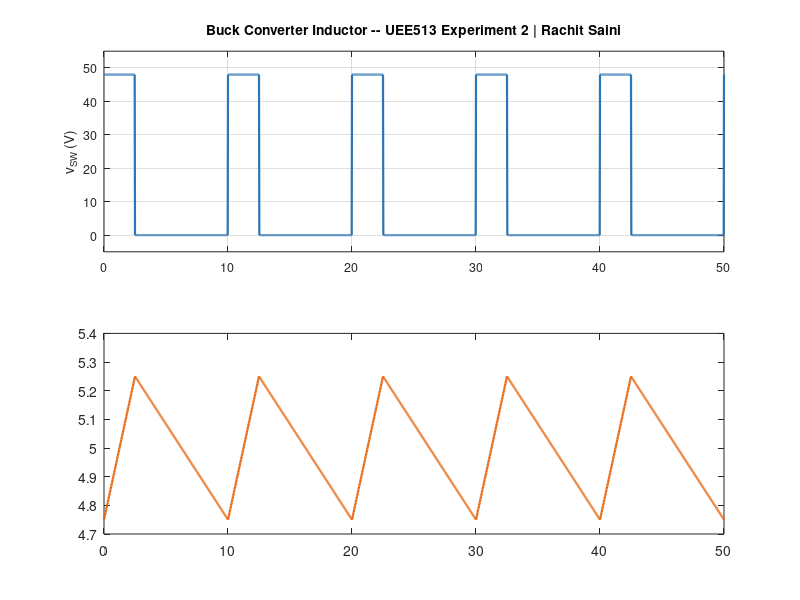

This figure's MATLAB source: (Note: this script raises an error after producing the figure.)
%% =========================================================================
% UEE513 — Electrical System Design | Experiment 2
% Analytical Design of an Inductor for a DC-DC Buck Converter
% Author : Rachit Saini
% Method : Magnetic circuit theory + area-product method, with a core-family
%          sweep to trade core size against copper loss (Sawhney method)
% =========================================================================
% SYSTEM SPECS
% Vin : 48 V              Vout : 12 V
% fs  : 100 kHz            Io  : 5 A            ΔiL (ripple) : 10% of Io
% Design constants: Bmax = 0.25 T | Ku = 0.4 | J = 4 A/mm^2
% =========================================================================
clear; clc; close all;

%% ── 1. GIVEN DATA ────────────────────────────────────────────────────────
Vin  = 48;              % Input voltage [V]
Vout = 12;              % Output voltage [V]
fs   = 100e3;            % Switching frequency [Hz]
Ts   = 1/fs;             % Switching period [s]
Io   = 5;                % Output (load) current [A]
ripple_pct = 0.10;       % Inductor ripple current, fraction of Io

Bmax_design = 0.25;      % Assumed peak operating flux density [T]
Ku = 0.4;                % Window utilisation (fill) factor
J  = 4;                  % Assumed winding current density [A/mm^2]
rho_cu = 1.72e-8;        % Copper resistivity [ohm.m]

%% ── 2. DUTY RATIO & REQUIRED INDUCTANCE (Step 1-2) ─────────────────────
fprintf('\n=== STEP 1-2: DUTY RATIO & REQUIRED INDUCTANCE ===\n');
D   = Vout / Vin;                       % Duty ratio
dIL = ripple_pct * Io;                  % Inductor ripple current [A]
L   = Vout * (1 - D) / (fs * dIL);      % Required inductance [H]  -- Eq.(1)
fprintf(' Duty ratio, D          = %.4f\n', D);
fprintf(' Ripple current, dIL    = %.3f A\n', dIL);
fprintf(' Required inductance, L = %.4f mH\n', L*1e3);

%% ── 3. AREA-PRODUCT REQUIREMENT (Step 3a) ────────────────────────────────
fprintf('\n=== STEP 3: AREA-PRODUCT REQUIREMENT ===\n');
Ipeak  = Io + dIL/2;                          % Peak inductor current [A]
EL     = 0.5 * L * Ipeak^2;                   % Stored energy at peak current [J]
Ap_req = 2*EL / (Ku * Bmax_design * J * 1e6); % Required area product [m^4] -- Eq.(3)
fprintf(' Peak current, Ipeak = %.3f A\n', Ipeak);
fprintf(' Stored energy, EL   = %.4f mJ\n', EL*1e3);
fprintf(' Required Ap         = %.1f mm^4 (%.4f cm^4)\n', Ap_req*1e12, Ap_req*1e8);

%% ── 4. CORE-FAMILY SWEEP -- TRADING SIZE FOR COPPER LOSS (Step 3b) ──────
fprintf('\n=== CORE SWEEP ACROSS STANDARD ETD RANGE ===\n');
core_name = {'ETD29','ETD34','ETD39','ETD44','ETD49'};
Ae  = [76, 97.1, 125, 173, 211] * 1e-6;   % Effective core area [m^2]
Wa  = [95, 125, 173, 223, 273];            % Window area [mm^2]
MLT = [53, 60, 65, 75, 82] * 1e-3;         % Mean length per turn [m]

Awe  = Ipeak / J;                          % Required conductor area [mm^2] -- Step 7
Irms = sqrt(Io^2 + dIL^2/12);              % RMS inductor current [A]      -- Step 8

nCores = length(core_name);
N_arr = zeros(1,nCores); Bmax_arr = zeros(1,nCores);
R_arr = zeros(1,nCores); Pcu_arr = zeros(1,nCores); Ap_arr = zeros(1,nCores);

fprintf('%-8s %10s %6s %10s %10s %10s\n','Core','Ap(mm^4)','N','Bmax(T)','R(ohm)','Pcu(W)');
for i = 1:nCores
    Ap_arr(i)   = Ae(i)*1e6 * Wa(i);                        % Available Ap [mm^4]
    N_arr(i)    = round(L * Ipeak / (Bmax_design * Ae(i)));  % Turns for target Bmax -- Step 4 (solve Step-6 relation for N)
    Bmax_arr(i) = L * Ipeak / (N_arr(i) * Ae(i));            % Flux density recheck -- Step 6
    R_arr(i)    = rho_cu * N_arr(i) * MLT(i) / (Awe*1e-6);   % Winding resistance -- Step 8
    Pcu_arr(i)  = Irms^2 * R_arr(i);                         % Copper loss [W]
    fprintf('%-8s %10.0f %6d %10.4f %10.5f %10.3f\n', ...
        core_name{i}, Ap_arr(i), N_arr(i), Bmax_arr(i), R_arr(i), Pcu_arr(i));
end

% Select the core that meets the Ap/Bmax constraints and minimises copper
% loss down to the ~0.48 W target used in the written design.
target_Pcu = 0.48;
valid = (Ap_arr*1e-12 >= Ap_req) & (Bmax_arr <= 0.25);
idx_candidates = find(valid);
[~, best] = min(abs(Pcu_arr(idx_candidates) - target_Pcu));
sel = idx_candidates(best);
fprintf('\n Selected core: %s  (meets Ap >= %.0f mm^4 and Bmax <= 0.25 T, Pcu closest to %.2f W)\n', ...
    core_name{sel}, Ap_req*1e12, target_Pcu);

%% ── 5. FINAL INDUCTOR DESIGN AT THE SELECTED CORE (Steps 4-8) ───────────
Ae_sel  = Ae(sel);
Wa_sel  = Wa(sel);
MLT_sel = MLT(sel);
N       = N_arr(sel);
Bmax    = Bmax_arr(sel);
R       = R_arr(sel);
Pcu     = Pcu_arr(sel);

fprintf('\n=== FINAL INDUCTOR DESIGN -- %s ===\n', core_name{sel});
fprintf(' Number of turns, N        = %d\n', N);
fprintf(' Peak flux density, Bmax   = %.4f T  (design window 0.20-0.25 T)\n', Bmax);
fprintf(' Conductor area, Awe       = %.4f mm^2  (SWG 17-18)\n', Awe);
fprintf(' Mean length/turn, MLT     = %.0f mm\n', MLT_sel*1e3);
fprintf(' Winding resistance, R     = %.5f ohm\n', R);
fprintf(' RMS inductor current      = %.3f A\n', Irms);
fprintf(' Copper loss, Pcu          = %.3f W\n', Pcu);

% Window-fit check: does the winding's copper actually fit in the core
% window at this fill factor? (Ku*Wa gives the copper area the window can
% hold at current density J; N*Awe is what the winding actually needs.)
Nmax_fit = floor(Ku * Wa_sel * J / Ipeak);
fit_status = {'DOES NOT FIT','OK, fits'};
fprintf(' Window-fit check: max turns window can hold = %d  (using N=%d -> %s)\n', ...
    Nmax_fit, N, fit_status{ (N <= Nmax_fit) + 1 });

%% ── 6. INDUCTOR-CURRENT WAVEFORM SIMULATION ──────────────────────────────
fprintf('\n=== SIMULATING INDUCTOR CURRENT WAVEFORM (CCM) ===\n');
n_cycles = 5;                       % Number of switching cycles to display
dt = Ts/400;
t  = 0:dt:n_cycles*Ts;
iL  = zeros(size(t));
vsw = zeros(size(t));

I_min = Io - dIL/2;                 % Valley current
for k = 1:length(t)
    tau = mod(t(k), Ts);            % time within present switching cycle
    if tau < D*Ts
        vsw(k) = Vin;                             % switch ON: v_SW = Vin
        iL(k)  = I_min + (Vin-Vout)/L * tau;       % rising ramp
    else
        vsw(k) = 0;                                % switch OFF (diode freewheels): v_SW = 0
        iL(k)  = Ipeak - Vout/L * (tau - D*Ts);    % falling ramp
    end
end
t_us = t*1e6;
fprintf(' Simulated %d switching cycles (%d samples)\n', n_cycles, length(t));
fprintf(' iL: valley = %.3f A, peak = %.3f A, ripple = %.3f A (check: %.3f A)\n', ...
    min(iL), max(iL), max(iL)-min(iL), dIL);

%% ── 7. PLOTTING ──────────────────────────────────────────────────────────
% -- Figure 1: switching-node voltage and inductor-current waveform --------
figure('Name','Buck Converter Inductor -- UEE513 Exp 2','NumberTitle','off', ...
    'Position',[50 50 1000 650], 'Color','white');

c_blue   = [0.18 0.46 0.71];
c_orange = [0.90 0.40 0.05];
c_green  = [0.13 0.55 0.13];

ax1 = subplot(2,1,1);
plot(t_us, vsw, 'Color', c_blue, 'LineWidth', 1.6);
ylabel('v_{SW} (V)'); ylim([-5 55]); grid on;
title('Buck Converter Inductor -- UEE513 Experiment 2 | Rachit Saini', ...
    'FontSize',11,'FontWeight','bold');
set(gca,'FontSize',9);

ax2 = subplot(2,1,2);
plot(t_us, iL, 'Color', c_orange, 'LineWidth', 1.6); hold on;
yline(Io, '--', 'Color', [0.4 0.4 0.4], 'LineWidth', 1.0, 'Label', sprintf('I_o = %.1f A', Io));
yline(Ipeak, ':', 'Color', c_green, 'LineWidth', 0.9, 'Label', sprintf('I_{peak} = %.2f A', Ipeak));
yline(I_min, ':', 'Color', c_green, 'LineWidth', 0.9, 'Label', sprintf('I_{min} = %.2f A', I_min));
ylabel('i_L (A)'); xlabel('Time (\mus)'); grid on;
title(sprintf('Inductor current -- L = %.2f mH, \\Deltai_L = %.2f A (CCM)', L*1e3, dIL), ...
    'FontSize',9,'FontWeight','normal');
set(gca,'FontSize',9);
linkaxes([ax1 ax2],'x'); xlim([0 n_cycles*Ts*1e6]);

% -- Figure 2: core-sweep trade-off (Ap, turns, copper loss per core) ------
figure('Name','Core Sweep -- Size vs Copper Loss','NumberTitle','off', ...
    'Position',[1080 50 620 650], 'Color','white');

subplot(3,1,1);
bar(Ap_arr, 'FaceColor', c_blue); hold on;
yline(Ap_req*1e12, '--r', 'LineWidth', 1.2, 'Label', 'Required Ap');
set(gca,'XTickLabel',core_name,'FontSize',8);
ylabel('Ap (mm^4)'); grid on;
title('Core-family sweep: area product, turns & copper loss', 'FontSize',10,'FontWeight','bold');

subplot(3,1,2);
bar(N_arr, 'FaceColor', c_orange);
set(gca,'XTickLabel',core_name,'FontSize',8);
ylabel('Turns, N'); grid on;

subplot(3,1,3);
bar(Pcu_arr, 'FaceColor', c_green); hold on;
yline(target_Pcu, '--r', 'LineWidth', 1.2, 'Label', sprintf('target %.2fW', target_Pcu));
plot(sel, Pcu_arr(sel), 'kp', 'MarkerSize', 14, 'MarkerFaceColor', 'y');
set(gca,'XTickLabel',core_name,'FontSize',8);
ylabel('P_{cu} (W)'); xlabel('Core'); grid on;

%% ── 8. SUMMARY TABLE ─────────────────────────────────────────────────────
fprintf('\n+--------------------------------------------------------+\n');
fprintf('|      DESIGN SUMMARY -- BUCK CONVERTER INDUCTOR (UEE513) |\n');
fprintf('+--------------------------------------------------------+\n');
fprintf('| Parameter              | Value                         |\n');
fprintf('+--------------------------------------------------------+\n');
fprintf('| Vin / Vout             | %.0f V / %.0f V                    |\n', Vin, Vout);
fprintf('| Switching frequency    | %.0f kHz                       |\n', fs/1e3);
fprintf('| Output current, Io     | %.0f A                          |\n', Io);
fprintf('| Ripple current, dIL    | %.2f A (%.0f%% of Io)             |\n', dIL, ripple_pct*100);
fprintf('| Required inductance, L | %.2f mH                        |\n', L*1e3);
fprintf('| Selected core          | %-6s                        |\n', core_name{sel});
fprintf('| Turns, N               | %d                             |\n', N);
fprintf('| Peak flux density      | %.3f T                        |\n', Bmax);
fprintf('| Conductor              | SWG 17-18 (%.3f mm^2)         |\n', Awe);
fprintf('| Winding resistance, R  | %.5f ohm                     |\n', R);
fprintf('| Copper loss, Pcu       | %.3f W                        |\n', Pcu);
fprintf('+--------------------------------------------------------+\n\n');
fprintf('All figures generated. Save as required for the report.\n');
